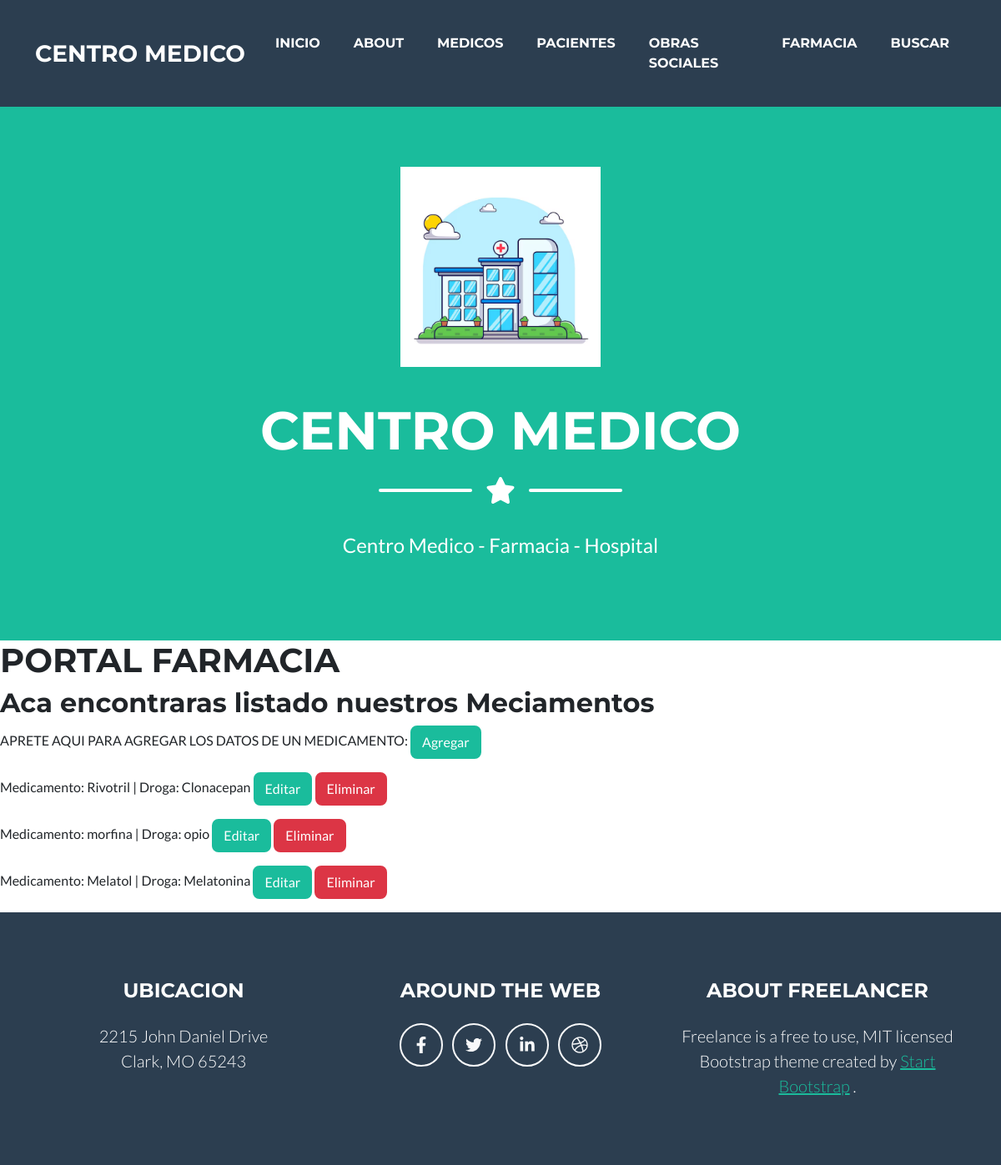
Before: /farmacia_lista with the older database file.
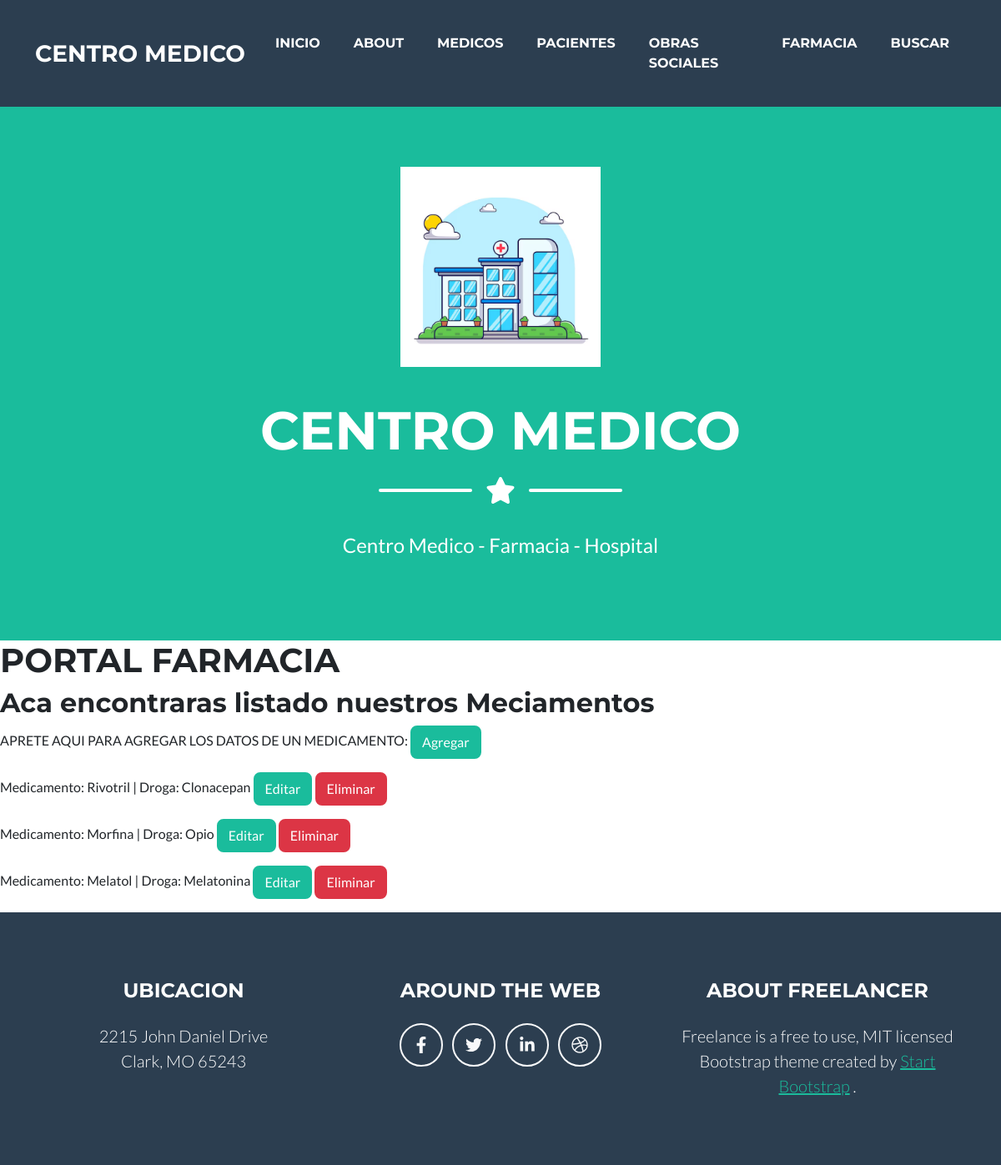
After: the same page with the newer database file.
### centromed/models.py (models this page shows, shortened)
class Farmacia (models.Model):
    medicamento= models.CharField(max_length= 20)
    droga= models.CharField (max_length= 20)
    receta= models.BooleanField()

### centromed/views.py (the view)
# urls.py: path("farmacia_lista", FarmaciaListView.as_view(), name= "farmacia_lista"),
class FarmaciaListView(ListView):
    model= Farmacia
    context_object_name = "farmacias"
    template_name = "centromed/farmacia_lista.html"

### centromed/templates/centromed/farmacia_lista.html (shortened to what this page needs)
{% extends 'centromed/base.html' %}
{% block mutable %}
    <h1>PORTAL FARMACIA</h1>
    <h2>Aca encontraras listado nuestros Meciamentos</h2>
    <p>APRETE AQUI PARA AGREGAR LOS DATOS DE UN MEDICAMENTO: <a class="btn btn-primary" href="{% url 'farmacia_crear'%}" role="button">Agregar</a></p>
    {% for farmacia in farmacias %}
        <p>Medicamento: {{farmacia.medicamento}} | Droga: {{farmacia.droga}} <a class="btn btn-primary" href="{% url 'farmacia_update' farmacia.pk %}" role="button">Editar</a> <a class="btn btn-danger" href="{% url 'farmacia_delete' farmacia.pk %}" role="button">Eliminar</a></p>
    {% endfor %}
{% endblock %}

Changed rows visible on the page:
changed Farmacia: medicamento "morfina" → "Morfina"; droga "opio" → "Opio"
